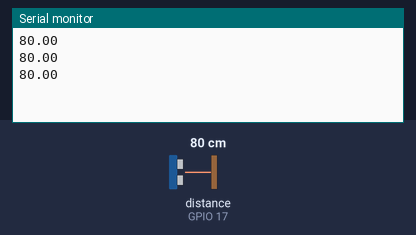
This sketch was run on a simulated ESP32. On the bench: the last lines printed to the serial monitor. The test bench sets the inputs (shaded band); at power-on: distance to the obstacle (sensor on GPIO 17) 80 cm. The echo pulse lasts 58.3 µs per cm.

Above: at 1.3 s.
1.4 s: distance to the obstacle (sensor on GPIO 17) set to 2 cm
At 1.9 s:
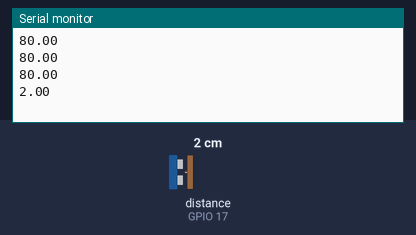
2.9 s: distance to the obstacle (sensor on GPIO 17) set to 4 cm
At 3.4 s:
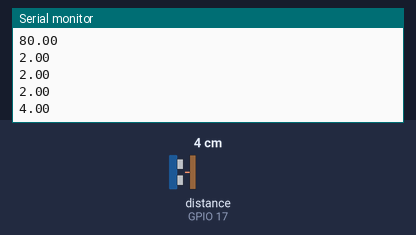
Timing chart, 0 to 5.9 s (numbered marks = the images above; inputs shaded):
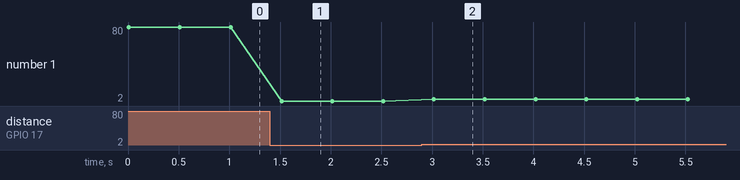

The sketch:

Sonar_Test.ino
```cpp
#include <HCSR04.h>

//============== PCB Pinout ==============
#define RST_RFID 2
#define SDA_RFID 5
#define SCK_RFID 18
#define MISO_RFID 19
#define MOSI_RFID 23

#define CSN_NRF 15
#define MOSI_NRF 13
#define MISO_NRF 12
#define SCK_NRF 14
#define CE_NRF 27

#define EN1 4
#define EN2 25
#define IN1 16
#define IN2 3
#define IN3 26
#define IN4 1

#define M1_S1 32
#define M1_S2 33
#define M2_S1 34
#define M2_S2 35

#define TRIG_PIN 21
#define ECHO_PIN 17

#define BUZZER_PIN 22
//========================================


#include <HCSR04.h>

// Initialize sensor that uses digital pins 13 and 12.

UltraSonicDistanceSensor distanceSensor(TRIG_PIN, ECHO_PIN);

void setup () {
    Serial.begin(9600);  // We initialize serial connection so that we could print values from sensor.
}

void loop () {
    // Every 500 miliseconds, do a measurement using the sensor and print the distance in centimeters.
    float distance = distanceSensor.measureDistanceCm();
    Serial.println(distance);
    delay(500);
}
```

Measured:
- after the input at 1.4 s, the serial monitor: prints a new line after 0.12 s (image 1)
- after the input at 2.9 s, the serial monitor: prints a new line after 0.12 s (image 2)
- plotted number 1: 80 → 2 after the input at 1.4 s, 2 → 4 after the input at 2.9 s
